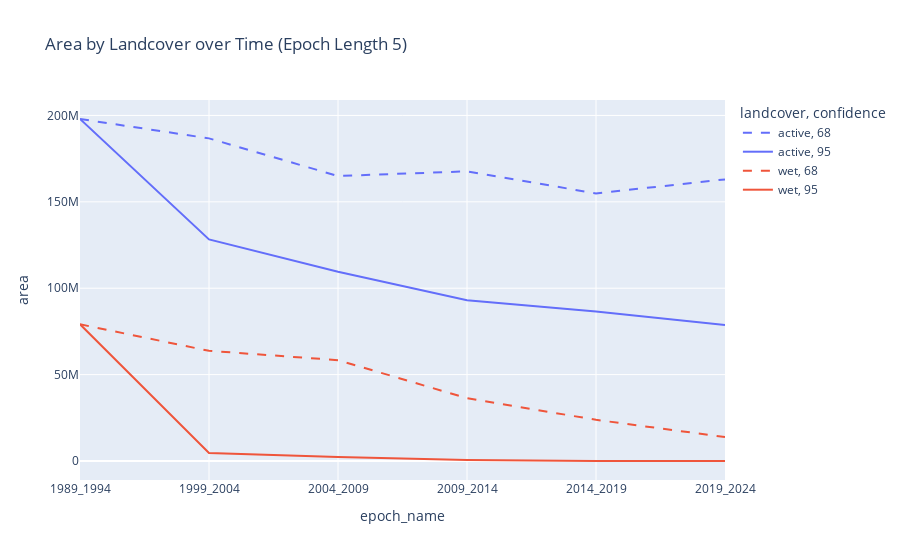

Notebook code for this chart:
### Code cell
import plotly.express as px
# Create a line chart with different styles for confidence
fig = px.line(summary_df, x='epoch_name', y='area', color='landcover', line_dash='confidence',
              title='Area by Landcover over Time (Epoch Length 5)',
              line_dash_map={'95': 'solid', '68': 'dash'})
fig.show()

### Figure 1 — Plotly figure (JSON) as saved in the notebook; plotly's stock layout.template omitted (floating-point values rounded to 4 significant figures)
{"data": [{"hovertemplate": "landcover=active<br>confidence=68<br>epoch_name=%{x}<br>area=%{y}<extra></extra>", "legendgroup": "active, 68", "line": {"color": "#636efa", "dash": "dash"}, "marker": {"symbol": "circle"}, "mode": "lines", "name": "active, 68", "orientation": "v", "showlegend": true, "type": "scatter", "x": ["1989_1994", "1999_2004", "2004_2009", "2009_2014", "2014_2019", "2019_2024"], "xaxis": "x", "y": [197900000.0, 186700000.0, 164900000.0, 167700000.0, 154900000.0, 163000000.0], "yaxis": "y"}, {"hovertemplate": "landcover=active<br>confidence=95<br>epoch_name=%{x}<br>area=%{y}<extra></extra>", "legendgroup": "active, 95", "line": {"color": "#636efa", "dash": "solid"}, "marker": {"symbol": "circle"}, "mode": "lines", "name": "active, 95", "orientation": "v", "showlegend": true, "type": "scatter", "x": ["1989_1994", "1999_2004", "2004_2009", "2009_2014", "2014_2019", "2019_2024"], "xaxis": "x", "y": [197900000.0, 128200000.0, 109500000.0, 93030000.0, 86590000.0, 78760000.0], "yaxis": "y"}, {"hovertemplate": "landcover=wet<br>confidence=68<br>epoch_name=%{x}<br>area=%{y}<extra></extra>", "legendgroup": "wet, 68", "line": {"color": "#EF553B", "dash": "dash"}, "marker": {"symbol": "circle"}, "mode": "lines", "name": "wet, 68", "orientation": "v", "showlegend": true, "type": "scatter", "x": ["1989_1994", "1999_2004", "2004_2009", "2009_2014", "2014_2019", "2019_2024"], "xaxis": "x", "y": [79110000.0, 63770000.0, 58380000.0, 36350000.0, 23850000.0, 13870000.0], "yaxis": "y"}, {"hovertemplate": "landcover=wet<br>confidence=95<br>epoch_name=%{x}<br>area=%{y}<extra></extra>", "legendgroup": "wet, 95", "line": {"color": "#EF553B", "dash": "solid"}, "marker": {"symbol": "circle"}, "mode": "lines", "name": "wet, 95", "orientation": "v", "showlegend": true, "type": "scatter", "x": ["1989_1994", "1999_2004", "2004_2009", "2009_2014", "2014_2019", "2019_2024"], "xaxis": "x", "y": [79110000.0, 4664000.0, 2340000.0, 641800.0, 63850.0, 10640.0], "yaxis": "y"}], "layout": {"legend": {"title": {"text": "landcover, confidence"}, "tracegroupgap": 0}, "title": {"text": "Area by Landcover over Time (Epoch Length 5)"}, "xaxis": {"anchor": "y", "domain": [0, 1], "title": {"text": "epoch_name"}}, "yaxis": {"anchor": "x", "domain": [0, 1], "title": {"text": "area"}}}}
